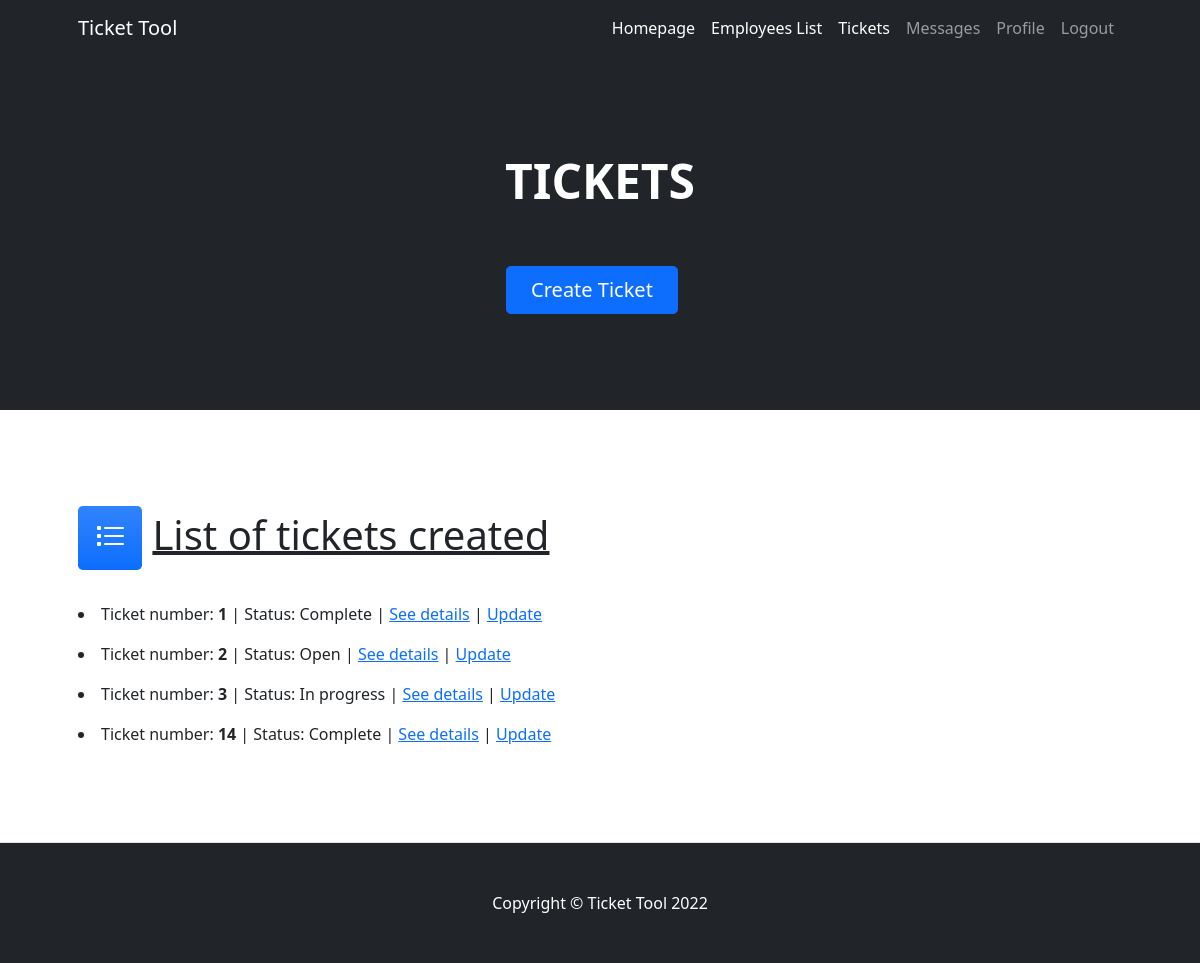
Page /Ticket/list/ on the committed database.
### AppTickets/models.py (models this page shows)
class Ticket(models.Model):
    date_open=models.DateField(blank=True, null=True)
    status=models.CharField(max_length=50) #dropdown, cuando se crea el ticket el default debería ser open
    category=models.CharField(max_length=50) #dropdown
    description=models.CharField(max_length=500)

### AppTickets/views.py (the view)
# urls.py: path("Ticket/list/",TicketListEmployee.as_view(),name="ticket_list_employees"),
class TicketListEmployee(ListView):
    model=Ticket
    template_name="AppTickets/employee_ticket_list.html"

### AppTickets/templates/AppTickets/employee_ticket_list.html (shortened to what this page needs)
{% extends 'AppEmployees/Employees.html' %}
{% block header %}
<h1 class="display-5 fw-bolder text-white mb-2"> TICKETS</h1>
<br><br>
<div class="d-grid gap-3 d-sm-flex justify-content-sm-center">
    <a class="btn btn-primary btn-lg px-4 me-sm-3" href="{% url 'create_ticket_employees' %}">Create Ticket</a>
{% endblock header %}
{% block content %}
<section class="py-5 border-bottom" id="features">
    <div class="container px-5 my-5">
    <h1><div class="feature bg-primary bg-gradient text-white rounded-3 mb-3"><i class="bi-list-task"></i></div>     <u>List of tickets created</u></h1>
                {% for ticket in object_list %}
                <p><li>Ticket number: <b>{{ticket.id}}</b> | Status: {{ticket.status}} | <a href="{% url 'ticket_detail_employees' ticket.pk %}">See details</a> | <a href="{% url 'update_ticket_employees' ticket.pk %}">Update</a></li></p>
                {% endfor %}
    </div>
</section>
{% endblock content %}

### rows in the picture
Ticket: id "1", status "Complete"
Ticket: id "2", status "Open"
Ticket: id "3", status "In progress"
Ticket: id "14", status "Complete"
